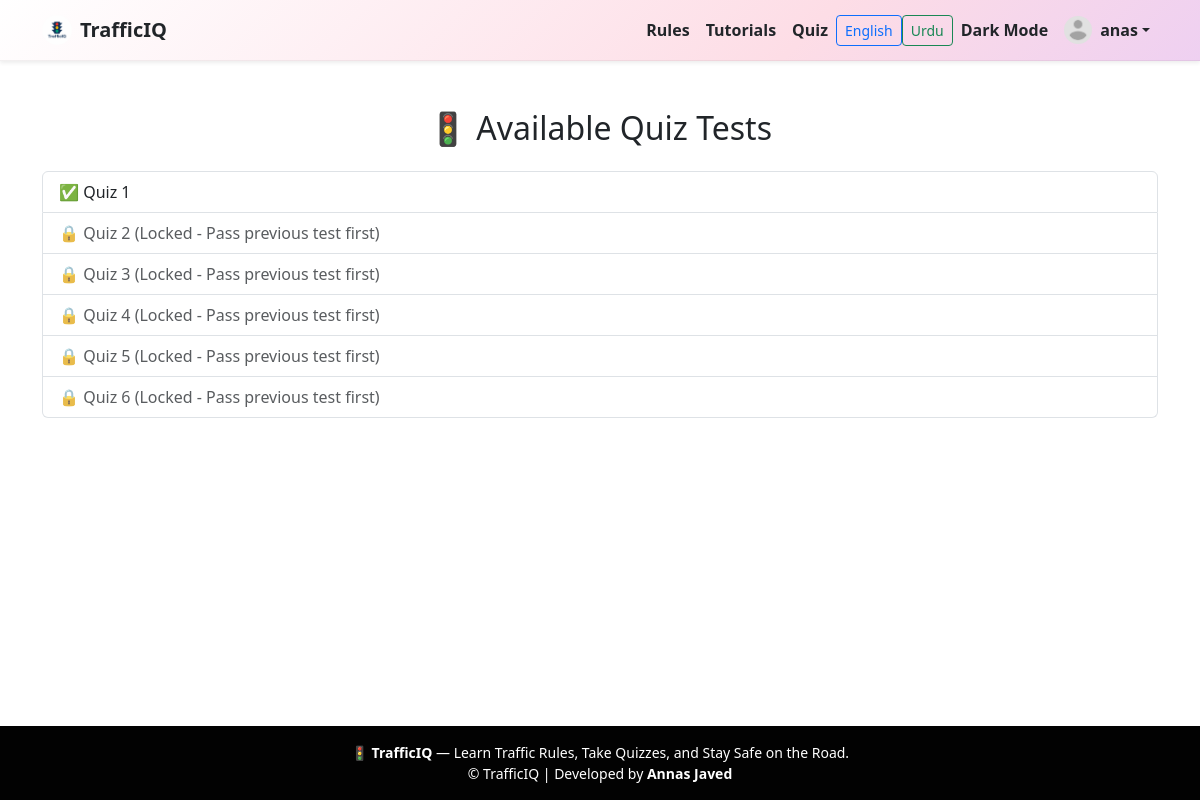
Page /en/quiz/ (signed in) on the committed database.
### Trafficapp/models.py (models this page shows, shortened)
class Profile(models.Model):
    user = models.OneToOneField(User, on_delete=models.CASCADE)
    bio = models.TextField(blank=True, null=True)
    location = models.CharField(max_length=100, blank=True, null=True)
    phone = models.CharField(max_length=15, blank=True, null=True)
    city = models.CharField(max_length=100, blank=True, null=True)
    profile_picture = models.ImageField(
        upload_to='profile_pics/',
        default='profile_pics/default.png',
        blank=True,
        null=True
    )

class QuizTest(models.Model):
    title = models.CharField(max_length=200)
    created_by = models.ForeignKey(User, on_delete=models.CASCADE, null=True, blank=True)
    created_at = models.DateTimeField(auto_now_add=True)

### Trafficapp/views.py (the view)
# urls.py: path('quiz/', views.quiz_list, name='quiz_list'),          # ✅ show tests (Test 1, Test 2, ...)
@user_passes_test(not_admin)
@login_required
def quiz_list(request):
    tests = QuizTest.objects.all().order_by("id")
    unlocked_tests = []
    for i, test in enumerate(tests, start=1):
        if i == 1:
            unlocked_tests.append((test, True))  # Test 1 always unlocked
        else:
            prev_test = tests[i - 2]
            attempt = QuizAttempt.objects.filter(user=request.user, test=prev_test).order_by("-score").first()
            if attempt and attempt.score >= 6:  # pass mark
                unlocked_tests.append((test, True))
            else:
                unlocked_tests.append((test, False))
    return render(request, "Trafficapp/quiz_list.html", {"unlocked_tests": unlocked_tests})

### Trafficapp/views.py (called while the page is built)
def not_admin(user):
    return not user.is_superuser

### Trafficapp/Templates/Trafficapp/quiz_list.html
{% extends "base.html" %}
{% block content %}
<div class="container mt-5">
  <h2 class="mb-4 text-center">🚦 Available Quiz Tests</h2>
  <div class="list-group">
    {% for test, unlocked in unlocked_tests %}
      {% if unlocked %}
        <a href="{% url 'take_quiz' test.id %}" class="list-group-item list-group-item-action">
          ✅ {{ test.title }}
        </a>
      {% else %}
        <span class="list-group-item disabled">
          🔒 {{ test.title }} (Locked - Pass previous test first)
        </span>
      {% endif %}
    {% endfor %}
  </div>
</div>
{% endblock %}

### Trafficapp/Templates/base.html (shortened to what this page needs)
{% load static %}
{% load i18n %}
<!DOCTYPE html>
<html lang="en">
<head>
  <link rel="stylesheet" href="{% static 'css/style.css' %}">
  <link href="https://cdn.jsdelivr.net/npm/bootstrap@5.3.3/dist/css/bootstrap.min.css" rel="stylesheet">
  <link rel="stylesheet" href="https://cdn.jsdelivr.net/npm/bootstrap-icons@1.11.3/font/bootstrap-icons.css">
</head>
<body>
{% block navbar %}
  <nav class="navbar navbar-expand-lg pastel-navbar shadow-sm sticky-top">
    <div class="container">
      <a class="navbar-brand d-flex align-items-center text-dark fw-bold" href="{% url 'landing' %}">
        <img src="{% static 'images/trafficiq_logo.png' %}" alt="{% trans 'TrafficIQ Logo' %}" width="30" height="30" class="me-2 rounded-circle">
        {% trans "TrafficIQ" %}
      </a>
      {% if not request.user.is_superuser %}
      <div class="collapse navbar-collapse justify-content-end" id="navbarNav">
        <ul class="navbar-nav align-items-center">
          <li class="nav-item"><a class="nav-link fw-semibold text-dark" href="{% url 'rules' %}">{% trans "Rules" %}</a></li>
          <li class="nav-item"><a class="nav-link fw-semibold text-dark" href="{% url 'tutorials' %}">{% trans "Tutorials" %}</a></li>
          <li class="nav-item"><a class="nav-link fw-semibold text-dark" href="{% url 'start_quiz' %}">{% trans "Quiz" %}</a></li>
          <form action="{% url 'set_language' %}" method="post" class="d-inline">
            <button type="submit" class="btn btn-sm btn-outline-primary">{% trans "English" %}</button>
          </form>
          <form action="{% url 'set_language' %}" method="post" class="d-inline">
            <button type="submit" class="btn btn-sm btn-outline-success">{% trans "Urdu" %}</button>
          </form>
          <li class="nav-item d-flex align-items-center">
            <button id="theme-toggle" class="nav-link text-dark bg-transparent border-0 fw-semibold">
            </button>
          </li>
        </ul>
      </div>
      {% endif %}
      <ul class="navbar-nav ms-auto align-items-center">
        {% if user.is_authenticated %}
        <li class="nav-item dropdown">
          <a class="nav-link dropdown-toggle d-flex align-items-center text-dark fw-semibold" href="#" id="profileDropdown" role="button" data-bs-toggle="dropdown" aria-expanded="false">
            {% if user.profile.profile_picture %}
              <img src="{{ user.profile.profile_picture.url }}" class="rounded-circle me-2" width="28" height="28" alt="{% trans 'Profile' %}">
            {% else %}
              <i class="bi bi-person-circle fs-5 me-1"></i>
            {% endif %}
            {{ user.username }}
          </a>
        </li>
        {% else %}
        <li class="nav-item"><a class="nav-link text-dark fw-semibold" href="{% url 'login' %}">{% trans "Login" %}</a></li>
        {% endif %}
      </ul>
    </div>
  </nav>
{% endblock %}
<main class="">
  {% block content %}{% endblock %}
</main>
{% block footer %}
<footer class="footer mt-auto py-3 text-center">
  <div class="container">
    <p class="mb-0 small">
      🚦 <strong>{% trans "TrafficIQ" %}</strong> — {% trans "Learn Traffic Rules, Take Quizzes, and Stay Safe on the Road." %}
    </p>
    <p class="text-white small mb-0">
      © {{ now|date:"Y" }} {% trans "TrafficIQ" %} | {% trans "Developed by" %} <strong>Annas Javed</strong>
    </p>
  </div>
</footer>
{% endblock %}
</body>
</html>

### Trafficapp/Templates/base.html (style rules this page uses)
html, body { height: 100%; margin: 0; display: flex; flex-direction: column; }
.pastel-navbar { background: linear-gradient(135deg, rgb(255, 255, 255), #fddde6, #e0c3fc, #a8edea); background-size: 200% 200%; animation: pastelShift 12s ease infinite; backdrop-filter: blur(12px); transition: background 0.4s ease; border-bottom: 1px solid rgba(0, 0, 0, 0.05); }
.navbar .nav-link { color: #212529 !important; transition: color 0.3s ease; }
.sticky-top { position: sticky; top: 0; z-index: 1030; }
main { flex: 1; }
.footer { background-color: #020202ff; color: white; position: relative; bottom: 0; width: 100%; }

### rows in the picture
QuizTest: title "Quiz 1"
QuizTest: title "Quiz 2"
QuizTest: title "Quiz 3"
QuizTest: title "Quiz 4"
QuizTest: title "Quiz 5"
QuizTest: title "Quiz 6"

### other values in the picture
{{ user.username }} "anas"
